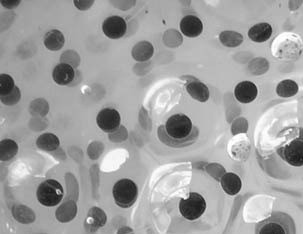
#> input picture input_image_1.jpg, 303 x 234 px
$ python count_eggs_4.py input_image_1.jpg input_image_2.jpg out.png   (Python 2 division)
#> lines starting #> are read from the running program, lines starting #| are printed output that depends on the picture; after the words box and inside, x2 and y2 are one past the last pixel; in counts of white or black regions, pixels touching at a corner belong together
import cv2
import numpy as np
import copy
import sys

def find(v):
    if v != parent[int(v)]:
        parent[int(v)] = find(parent[int(v)])
    return parent[int(v)]

def union( x, y):
    x_root = find(x)
    y_root = find(y)
    parent[int(x_root)] = y_root

image = cv2.imread(sys.argv[1], 0)
#> image is the input picture: shape (234, 303); min 22, max 255, mean 159.2
# 0 = black, 255 = white!!

cv2.imshow('original', image)

(h, w) = image.shape
#> h = 234; w = 303
# print image

# labels matrix replicates original image
labels = np.zeros((h, w))
value = 1

#parents array stores the relationship between labels
parent = np.zeros(h*w)

count = 0
for i in range(h):
	for j in range(w):
		count += 1
		#ignore if background
		if image[i][j] == 255:
			continue

		# set pixels to 0 if not background (to remove edge cases)
		if image[i][j] != 0:
			image[i][j] = 0

		#check if left is undefined or background
		if j == 0 or image[i][j-1] == 255:
			#check if top is undef or background
			if i == 0 or image[i-1][j] == 255:
				#new region found
				labels[i][j] = value
				parent[value] = value
				value += 1

			else:
				labels[i][j] = labels[i-1][j]
		else:
			#check if top is undefined
			if i == 0 or image[i-1][j] == 255:
				labels[i][j] = labels[i][j-1]
			else:
				#find min of two, set larger label as child of smaller label
				if (labels[i-1][j] - labels[i][j-1]) > 0:
					labels[i][j] = labels[i][j-1]
					union(labels[i-1][j], labels[i][j-1])

				else:
					labels[i][j] = labels[i-1][j]
					union(labels[i][j-1], labels[i-1][j])
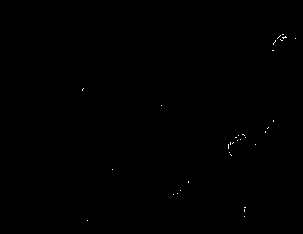
#> image: shape (234, 303); 0.1% white in thin lines or dots, all inside (x1, y1, x2, y2) = (82, 34, 296, 221)

# print 'image', image
# print 'labels', labels
# print 'parent', parent, len(parent)

#second pass, clean up image by combining adjacent labels
for i in range(h):
	for j in range(w):
		if image[i][j] == 255:
			continue
		labels[i][j] = find(labels[i][j])

# print 'final lBL', labels

#count number of different labels corresponding to different areas
areas = {}
for i in range(h):
	for j in range(w):
		#default label for background is 0
		if labels[i][j] == 0:
			continue

		if labels[i][j] not in areas:
			areas[labels[i][j]] = 1
		else:
			areas[labels[i][j]] += 1

# print areas
count = 0
for a in areas:
	# print areas[a], sys.argv[2]
	#check if area > n
#> (the run stopped early here; a loop or call above may not have finished)
